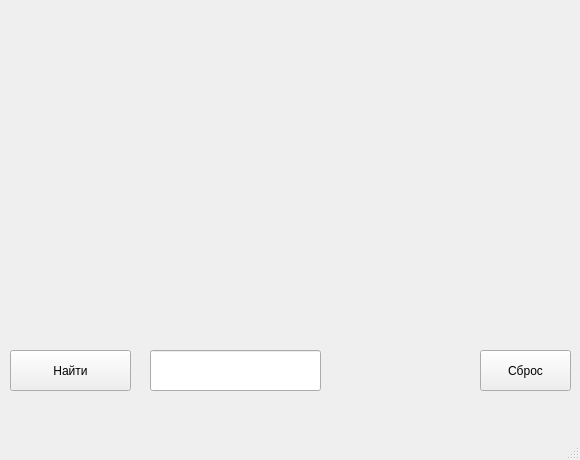
<?xml version="1.0" encoding="UTF-8"?>
<ui version="4.0">
 <class>MainWindow</class>
 <widget class="QMainWindow" name="MainWindow">
  <property name="geometry">
   <rect>
    <x>0</x>
    <y>0</y>
    <width>580</width>
    <height>460</height>
   </rect>
  </property>
  <property name="mouseTracking">
   <bool>true</bool>
  </property>
  <property name="windowTitle">
   <string>MainWindow</string>
  </property>
  <widget class="QWidget" name="centralwidget">
   <widget class="QLabel" name="image_label">
    <property name="geometry">
     <rect>
      <x>10</x>
      <y>10</y>
      <width>540</width>
      <height>330</height>
     </rect>
    </property>
    <property name="text">
     <string/>
    </property>
   </widget>
   <widget class="QPushButton" name="find_button">
    <property name="geometry">
     <rect>
      <x>10</x>
      <y>350</y>
      <width>121</width>
      <height>41</height>
     </rect>
    </property>
    <property name="text">
     <string>Найти</string>
    </property>
   </widget>
   <widget class="QLineEdit" name="enter_edit">
    <property name="geometry">
     <rect>
      <x>150</x>
      <y>350</y>
      <width>171</width>
      <height>41</height>
     </rect>
    </property>
   </widget>
   <widget class="QPushButton" name="reset_button">
    <property name="geometry">
     <rect>
      <x>480</x>
      <y>350</y>
      <width>91</width>
      <height>41</height>
     </rect>
    </property>
    <property name="text">
     <string>Сброс</string>
    </property>
   </widget>
  </widget>
  <widget class="QMenuBar" name="menubar">
   <property name="geometry">
    <rect>
     <x>0</x>
     <y>0</y>
     <width>580</width>
     <height>21</height>
    </rect>
   </property>
  </widget>
  <widget class="QStatusBar" name="statusbar"/>
 </widget>
 <resources/>
 <connections/>
</ui>
